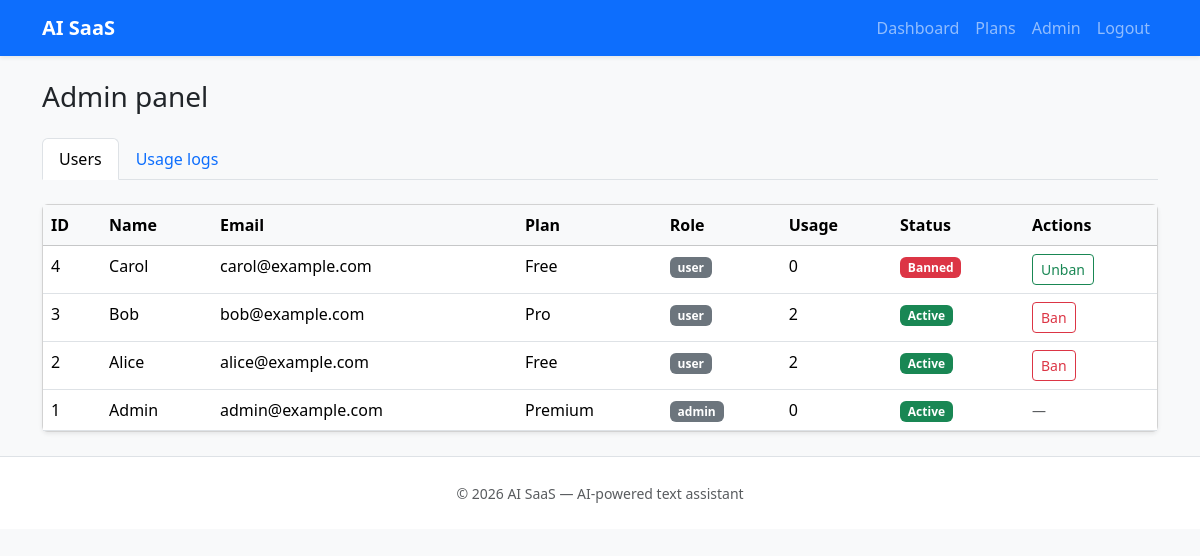
/admin.php (signed in), run on the app's committed database.
### tables this page shows
CREATE TABLE users (
    id INT UNSIGNED AUTO_INCREMENT PRIMARY KEY,
    name VARCHAR(100) NOT NULL,
    email VARCHAR(255) NOT NULL,
    password_hash VARCHAR(255) NOT NULL,
    role ENUM('user', 'admin') NOT NULL DEFAULT 'user',
    is_banned TINYINT(1) NOT NULL DEFAULT 0,
    subscription_id INT UNSIGNED NOT NULL DEFAULT 1,
    created_at TIMESTAMP DEFAULT CURRENT_TIMESTAMP,
    UNIQUE KEY uk_users_email (email),
    CONSTRAINT fk_users_subscription
        FOREIGN KEY (subscription_id) REFERENCES subscriptions (id)
);

CREATE TABLE subscriptions (
    id INT UNSIGNED AUTO_INCREMENT PRIMARY KEY,
    name VARCHAR(50) NOT NULL,
    daily_limit INT UNSIGNED NOT NULL COMMENT 'Max AI requests per calendar day',
    price DECIMAL(10, 2) NOT NULL DEFAULT 0.00 COMMENT 'Monthly price (mock billing)'
);

### config/db.php (called while the page is built, shortened)
<?php
function getDb(): PDO
{
    static $pdo = null;
    if ($pdo instanceof PDO) {
        return $pdo;
    }
    $host = env('DB_HOST', '127.0.0.1');
    $name = env('DB_NAME', 'ai_saas');
    $user = env('DB_USER', 'root');
    $pass = env('DB_PASS', '');
    $dsn = "mysql:host=$host;dbname=$name;charset=utf8mb4";
    $pdo = new PDO($dsn, $user, $pass, [
        PDO::ATTR_ERRMODE            => PDO::ERRMODE_EXCEPTION,
        PDO::ATTR_DEFAULT_FETCH_MODE => PDO::FETCH_ASSOC,
        PDO::ATTR_EMULATE_PREPARES   => false,
    ]);
    return $pdo;
}

### includes/auth.php (called while the page is built, shortened)
<?php
require_once dirname(__DIR__) . '/config/db.php';
function currentUser(): ?array
{
    static $user = null;
    if ($user !== null) {
        return $user;
    }
    $stmt = getDb()->prepare(
        'SELECT u.id, u.name, u.email, u.role, u.is_banned, u.subscription_id,
                s.name AS plan_name, s.daily_limit, s.price
         FROM users u
         JOIN subscriptions s ON s.id = u.subscription_id
         WHERE u.id = ?'
    );
    $stmt->execute([$_SESSION['user_id']]);
    $user = $stmt->fetch() ?: null;
    return $user;
}
function requireLogin(): array
{
    $user = currentUser();
    return $user;
}
function requireAdmin(): array
{
    $user = requireLogin();
    return $user;
}

### admin.php (the view, shortened to what this page needs)
<?php
require_once __DIR__ . '/includes/auth.php';
requireAdmin();
$usersStmt = getDb()->query(
    'SELECT u.id, u.name, u.email, u.role, u.is_banned, u.created_at,
            s.name AS plan_name,
            (SELECT COUNT(*) FROM usage_logs ul WHERE ul.user_id = u.id AND ul.action = \'ai_request\') AS total_usage
     FROM users u
     JOIN subscriptions s ON s.id = u.subscription_id
     ORDER BY u.created_at DESC'
);
$users = $usersStmt->fetchAll();
require_once __DIR__ . '/includes/header.php';
?>
<h1 class="h3 mb-4">Admin panel</h1>
<ul class="nav nav-tabs mb-4" role="tablist">
    <li class="nav-item">
        <button class="nav-link active" data-bs-toggle="tab" data-bs-target="#tab-users">Users</button>
    </li>
    <li class="nav-item">
        <button class="nav-link" data-bs-toggle="tab" data-bs-target="#tab-logs">Usage logs</button>
    </li>
</ul>
<div class="tab-content">
    <div class="tab-pane fade show active" id="tab-users">
        <div class="card shadow-sm">
            <div class="table-responsive">
                <table class="table table-hover mb-0">
                    <thead class="table-light">
                        <tr>
                            <th>ID</th>
                            <th>Name</th>
                            <th>Email</th>
                            <th>Plan</th>
                            <th>Role</th>
                            <th>Usage</th>
                            <th>Status</th>
                            <th>Actions</th>
                        </tr>
                    </thead>
                    <tbody>
                        <?php foreach ($users as $u): ?>
                            <tr>
                                <td><?= (int) $u['id'] ?></td>
                                <td><?= htmlspecialchars($u['name']) ?></td>
                                <td><?= htmlspecialchars($u['email']) ?></td>
                                <td><?= htmlspecialchars($u['plan_name']) ?></td>
                                <td><span class="badge bg-secondary"><?= htmlspecialchars($u['role']) ?></span></td>
                                <td><?= (int) $u['total_usage'] ?></td>
                                <td>
                                    <?php if ((int) $u['is_banned']): ?>
                                        <span class="badge bg-danger">Banned</span>
                                    <?php else: ?>
                                        <span class="badge bg-success">Active</span>
                                    <?php endif; ?>
                                </td>
                                <td>
                                    <?php if ($u['role'] !== 'admin'): ?>
                                        <form method="post" class="d-inline">
                                            <?php if ((int) $u['is_banned']): ?>
                                                <button type="submit" class="btn btn-sm btn-outline-success">Unban</button>
                                            <?php else: ?>
                                                <button type="submit" class="btn btn-sm btn-outline-danger"
                                                        onclick="return confirm('Ban this user?')">Ban</button>
                                            <?php endif; ?>
                                        </form>
                                    <?php else: ?>
                                        <span class="text-muted small">—</span>
                                    <?php endif; ?>
                                </td>
                            </tr>
                        <?php endforeach; ?>
                    </tbody>
                </table>
            </div>
        </div>
    </div>
</div>
<?php require_once __DIR__ . '/includes/footer.php'; ?>

### includes/header.php (shortened to what this page needs)
<?php
$hideNav = $hideNav ?? false;
$user = currentUser();
?>
<!DOCTYPE html>
<html lang="en">
<head>
    <link href="https://cdn.jsdelivr.net/npm/bootstrap@5.3.3/dist/css/bootstrap.min.css" rel="stylesheet">
    <link href="assets/css/style.css" rel="stylesheet">
</head>
<body class="bg-light">
<?php if (!$hideNav): ?>
<nav class="navbar navbar-expand-lg navbar-dark bg-primary shadow-sm">
    <div class="container">
        <a class="navbar-brand fw-bold" href="index.php">AI SaaS</a>
        <div class="collapse navbar-collapse" id="navMain">
            <ul class="navbar-nav ms-auto">
                <?php if ($user): ?>
                    <li class="nav-item"><a class="nav-link" href="dashboard.php">Dashboard</a></li>
                    <li class="nav-item"><a class="nav-link" href="upgrade.php">Plans</a></li>
                    <?php if ($user['role'] === 'admin'): ?>
                        <li class="nav-item"><a class="nav-link" href="admin.php">Admin</a></li>
                    <?php endif; ?>
                    <li class="nav-item"><a class="nav-link" href="logout.php">Logout</a></li>
                <?php else: ?>
                    <li class="nav-item"><a class="nav-link" href="login.php">Login</a></li>
                    <li class="nav-item"><a class="nav-link" href="register.php">Register</a></li>
                <?php endif; ?>
            </ul>
        </div>
    </div>
</nav>
<?php endif; ?>
<main class="container py-4">

### includes/footer.php (shortened to what this page needs)
</main>
<footer class="text-center text-muted py-4 border-top bg-white">
    <div class="container">
        <small>&copy; <?= date('Y') ?> AI SaaS — AI-powered text assistant</small>
    </div>
</footer>
</body>
</html>

### data on the page
users: id "4", name "Carol", email "carol@example.com", subscription.name "Free", role "user", total_usage "0", is_banned "Banned"
users: id "3", name "Bob", email "bob@example.com", subscription.name "Pro", role "user", total_usage "2", is_banned "Active"
users: id "2", name "Alice", email "alice@example.com", subscription.name "Free", role "user", total_usage "2", is_banned "Active"
users: id "1", name "Admin", email "admin@example.com", subscription.name "Premium", role "admin", total_usage "0", is_banned "Active"
